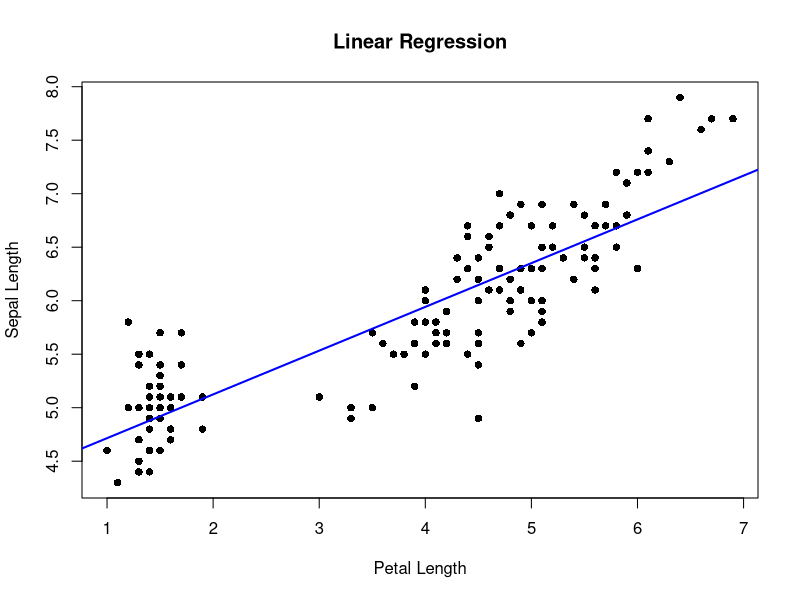
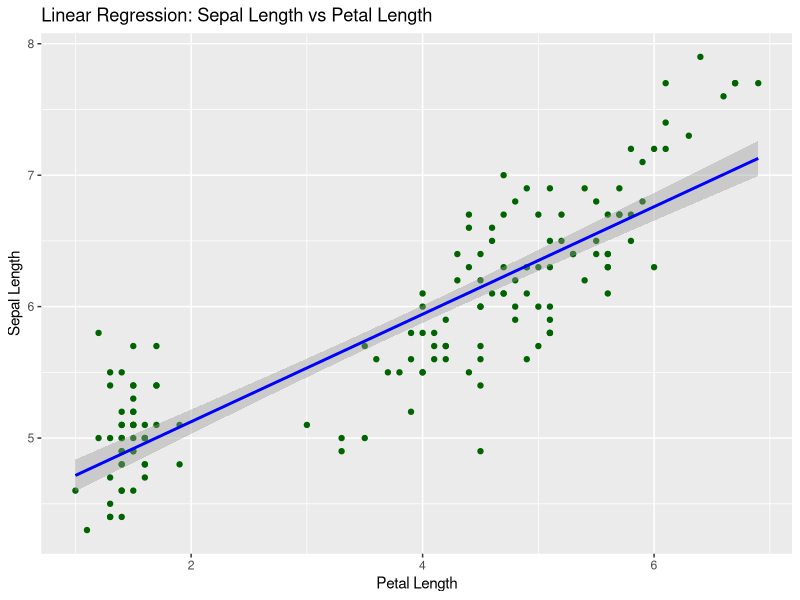

Generate these figures, in order, with R:
data(iris)

str(iris)

# Fit linear regression model
lin_model <- lm(Sepal.Length ~ Petal.Length, data = iris)

# View summary
summary(lin_model)

iris$predicted <- predict(lin_model)

head(iris[, c("Petal.Length", "Sepal.Length", "predicted")])

plot(iris$Petal.Length, iris$Sepal.Length,
     xlab = "Petal Length",
     ylab = "Sepal Length",
     main = "Linear Regression",
     pch = 16)

abline(lin_model, col = "blue", lwd = 2)

# install.packages("ggplot2") # if needed
library(ggplot2)

ggplot(iris, aes(x = Petal.Length, y = Sepal.Length)) +
  geom_point(color = "darkgreen") +
  geom_smooth(method = "lm", se = TRUE, color = "blue") +
  labs(title = "Linear Regression: Sepal Length vs Petal Length",
       x = "Petal Length",
       y = "Sepal Length")
